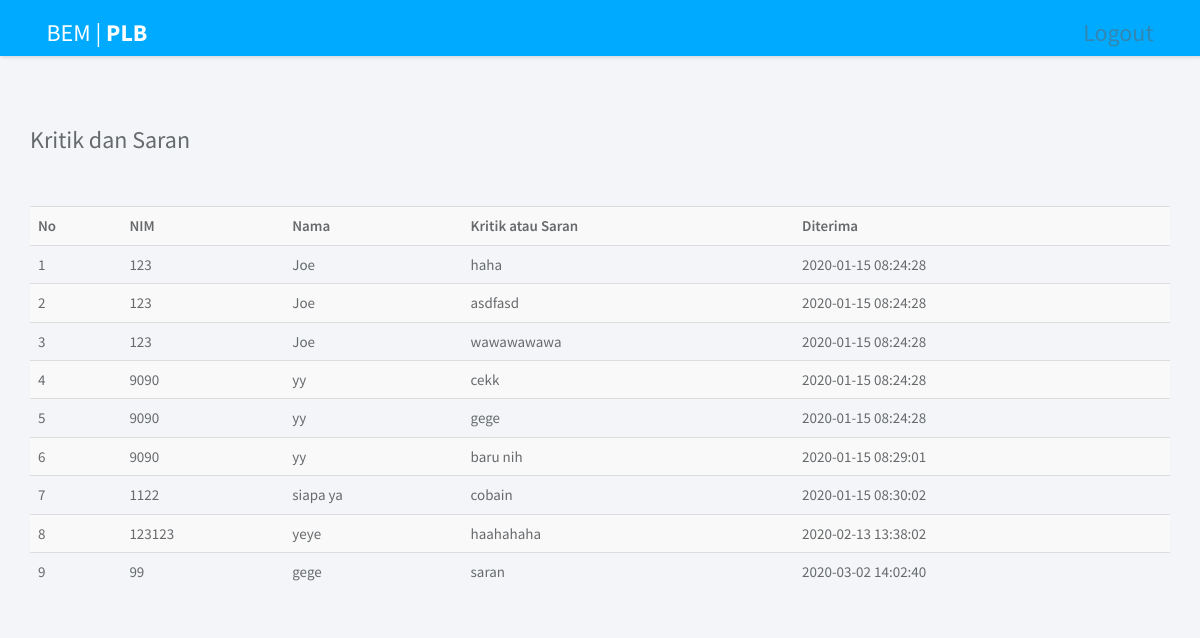
Screenshot of /admin.php (signed in) with the database file from the repository.
### tables this page shows
CREATE TABLE `kritik` (
  `no` int(11) NOT NULL,
  `nim` varchar(255) NOT NULL,
  `nama` varchar(255) NOT NULL,
  `kritik` varchar(1000) NOT NULL,
  `diterima` timestamp NOT NULL DEFAULT current_timestamp() ON UPDATE current_timestamp()
);

### admin.php (the view, shortened to what this page needs)
<!DOCTYPE html>
<html>
<head>
	<link rel="stylesheet" href="assets/css/bootstrap.min.css">
	<link rel="stylesheet" href="assets/vendor/font-awesome/css/font-awesome.min.css">
	<link rel="stylesheet" href="assets/vendor/linearicons/style.css">
	<link rel="stylesheet" href="assets/css/main.css">
	<link rel="stylesheet" href="assets/css/demo.css">
</head>
<body>
	<div class="navbar navbar-default navbar-fixed-top btn-primary">
		<div class="row">
			<div class="col" style="display: flex; justify-content:space-between; ">
				<h3 style="margin-left: 5%;">BEM | <strong>PLB</strong></h3>
				<h3 style="margin-right: 5%;"><a href="backend/logout.php">Logout</a></h3>
			</div>
		</div>
	</div>
	<br><br>
	<br>
	<div class="container">
		<br><br>
			<h3>Kritik dan Saran</h3>
		<br><br>
		<table  class="table table-striped">
			<tr>
				<th>No</th>
				<th>NIM</th>
				<th>Nama</th>
				<th>Kritik atau Saran</th>
				<th>Diterima</th>
			</tr>
			<?php
			include 'backend/database.php';
			$data = mysqli_query($koneksi,"SELECT * FROM kritik");
			$i = 1;
			while ($t = mysqli_fetch_array($data)){
			?>
	       <tr>
				<td><?= $i++; ?></td>
				<td><?= $t['nim'] ?></td>
				<td><?= $t['nama'] ?></td>
				<td><?= $t['kritik'] ?></td>
				<td><?= $t['diterima'] ?></td>
			</tr>
			<?php } ?>
		</table>
	</div>
</body>
</html>

### assets/css/main.css (style rules this page uses)
html { position: relative; min-height: 100%; }
body { background-color: #F3F5F8; font-family: "Source Sans Pro", sans-serif; font-size: 15px; color: #676a6d; }
a { color: #3287B2; }
th { font-weight: 600; }
.navbar-default { -webkit-transition: all 0.3s ease-in-out; -moz-transition: all 0.3s ease-in-out; -ms-transition: all 0.3s ease-in-out; -o-transition: all 0.3s ease-in-out; transition: all 0.3s ease-in-out; -moz-box-shadow: 1px 2px 3px rgba(0, 0, 0, 0.1); -webkit-box-shadow: 1px 2px 3px rgba(0, 0, 0, 0.1); box-shadow: 1px 2px 3px rgba(0, 0, 0, 0.1); -webkit-border-radius: 0; -moz-border-radius: 0; border-radius: 0; padding: 0; margin: 0; border: none; background-color: #fff; }
.btn-primary { background-color: #00AAFF; border-color: #00a0f0; }

### rows the page displays
kritik: nim "123", nama "Joe", kritik "haha", diterima "2020-01-15 08:24:28"
kritik: nim "123", nama "Joe", kritik "asdfasd", diterima "2020-01-15 08:24:28"
kritik: nim "123", nama "Joe", kritik "wawawawawa", diterima "2020-01-15 08:24:28"
kritik: nim "9090", nama "yy", kritik "cekk", diterima "2020-01-15 08:24:28"
kritik: nim "9090", nama "yy", kritik "gege", diterima "2020-01-15 08:24:28"
kritik: nim "9090", nama "yy", kritik "baru nih", diterima "2020-01-15 08:29:01"
kritik: nim "1122", nama "siapa ya", kritik "cobain", diterima "2020-01-15 08:30:02"
kritik: nim "123123", nama "yeye", kritik "haahahaha", diterima "2020-02-13 13:38:02"
kritik: nim "99", nama "gege", kritik "saran", diterima "2020-03-02 14:02:40"
